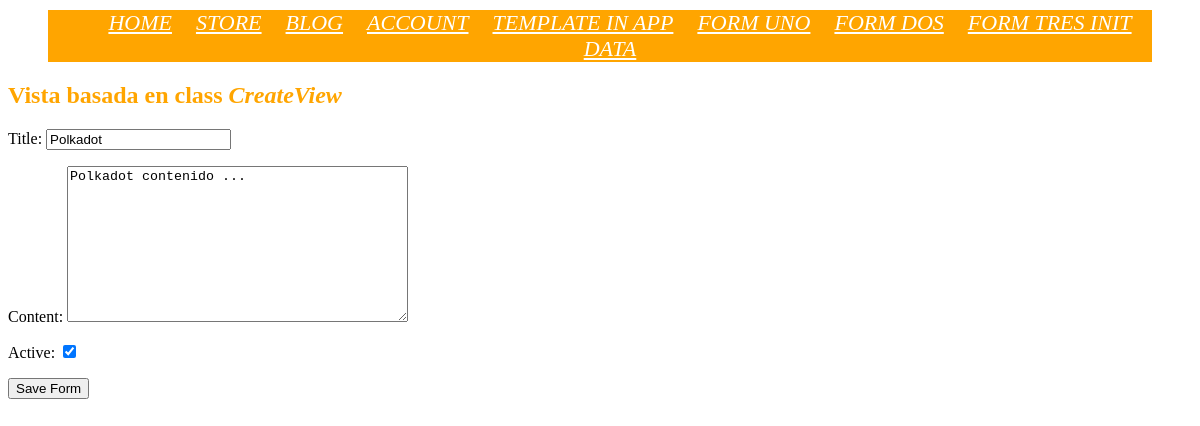
Page /article/1/update/ on the earlier database version.
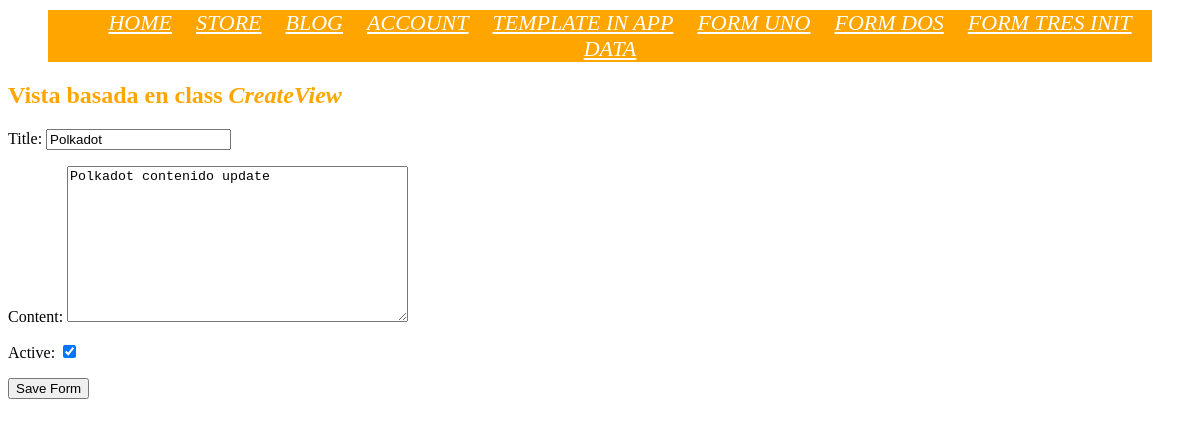
Same page on the later database version.
### article/models.py (models this page shows, shortened)
class Article(models.Model):
    title = models.CharField(max_length=20)
    content = models.TextField()
    active = models.BooleanField(default=True)

### article/views.py (the view, shortened to what this page needs)
# urls.py: path('<int:my_id>/update/', ArticleUpdateView.as_view(), name='article-update'),
class ArticleUpdateView(UpdateView):
    template_name = 'article/article_update.html'
    form_class = ArticleModelForm
    queryset = Article.objects.all()
    def get_object(self):
        id_ = self.kwargs.get("my_id")
        return get_object_or_404(Article, id=id_)

### article/forms.py
class ArticleModelForm(forms.ModelForm):
    class Meta:
        model = Article
        fields = [
            'title',
            'content',
            'active'
        ]

### article/templates/article/article_update.html (shortened to what this page needs)
{% extends "main.html" %}
{% block content %}
    <h2 style="color: orange;">Vista basada en class <b><i>CreateView</i></b></h2>
    <form method="POST">
        {{ form.as_p }}
        <input type="submit" value="Save Form">
    </form>
{% endblock %}

Differences in the rows shown:
changed Article "Polkadot": content "Polkadot contenido ..." → "Polkadot contenido update"
